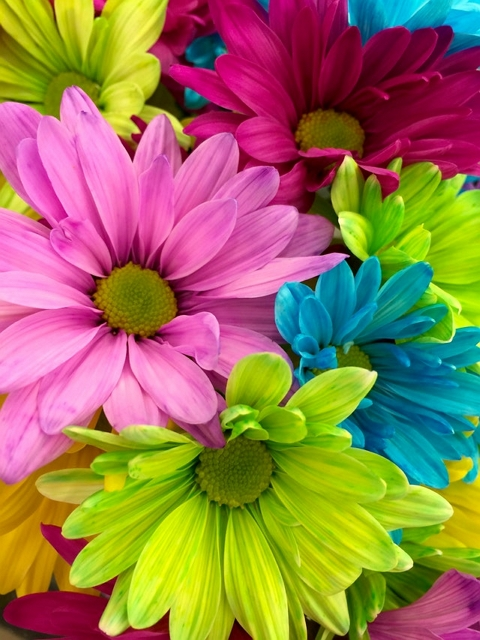
#> input picture ch11_machine_learning/k-means_clustering/data/flowers.jpg, 480 x 640 px
$ python 00_k-means.py
#> lines starting #> are read from the running program, lines starting #| are printed output that depends on the picture
# code=<utf-8>
"""
Unsupervised learning 으로 알려진 k-means 알고리즘에 대해 학습
"""
import sys
import os
import os.path as osp

import numpy as np
import cv2


# 입력 영상 불러오기
imgPath = osp.join(osp.join(osp.abspath(os.getcwd()), 'data','flowers.jpg'))
src = cv2.imread(imgPath )
#> src is the input picture: shape (640, 480, 3); mean B, G, R 83.5, 120.5, 151.4

if src is None:
    print('Image load failed')
    sys.exit()

# 차원 변환 & np.float32 자료형 변환
data = src.reshape((-1, 3)).astype(np.float32)

# K-means 알고리즘
criteria = (cv2.TERM_CRITERIA_EPS|cv2.TERM_CRITERIA_MAX_ITER, 10, 1.0)

for K in range(2, 9):
    print('K:', K)
    ret, label, center = cv2.kmeans(data, K, None, criteria, 10,
                                    cv2.KMEANS_RANDOM_CENTERS)

    # 군집화 결과를 이용하여 출력 영상 생성
    center = np.uint8(center)
    dst = center[label.flatten()]  # 각 픽셀을 K개 군집 중심 색상으로 치환
    dst = dst.reshape((src.shape))

    cv2.imshow('src', src)
    cv2.imshow('dst', dst)
    cv2.waitKey()
#> this loop made 7 passes
#> ret on passes 3 to 7: 1.14e+09, 863361986.7, 678914865.6, 584215225.8, 509516531.2
#> ret on passes 1 to 2: 3.31e+09, 1.87e+09
#> pass 1, `dst = dst.reshape((src.shape))`:
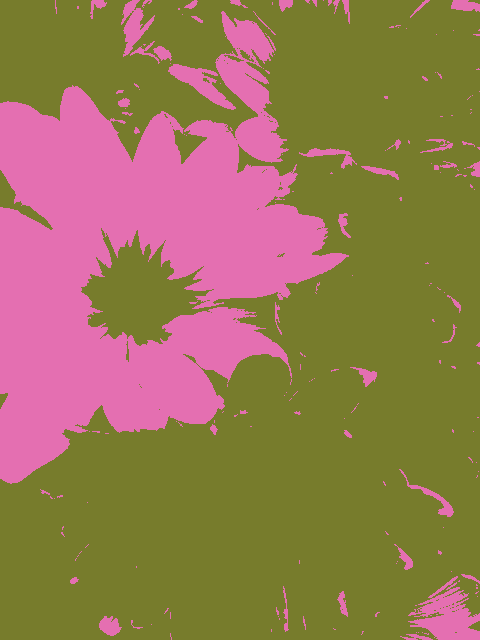
#> dst: shape (640, 480, 3); mean B, G, R 83, 120.2, 151
#> pass 2, `dst = dst.reshape((src.shape))`:
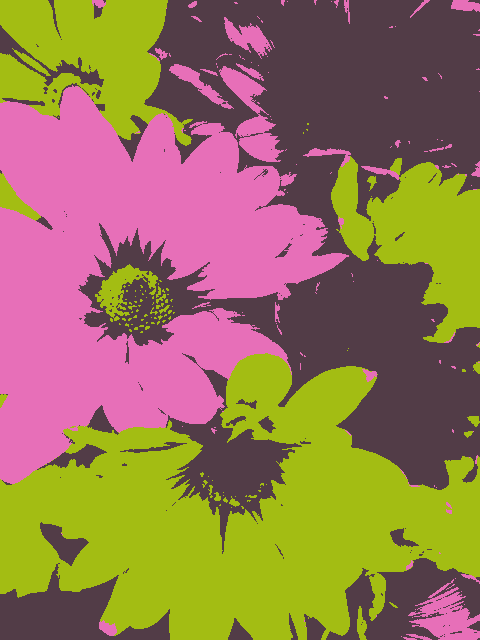
#> dst: shape (640, 480, 3); mean B, G, R 82.8, 119.8, 151
#> pass 3, `dst = dst.reshape((src.shape))`:
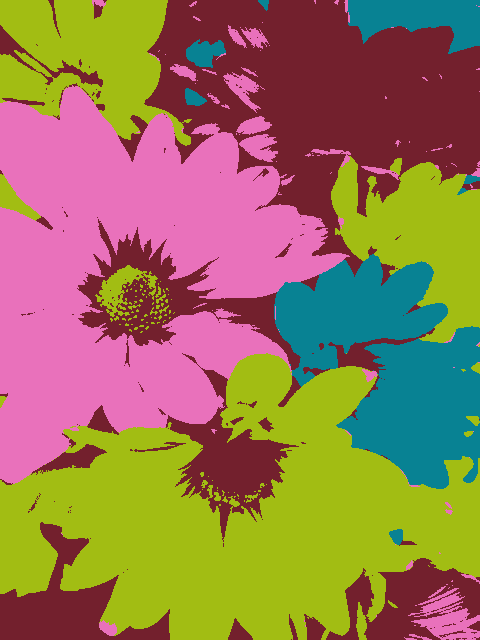
#> dst: shape (640, 480, 3); mean B, G, R 83.1, 120, 150.8

cv2.destroyAllWindows()
